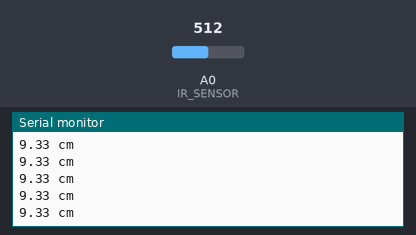
Simulated run of this sketch. Board: Arduino Uno, built with avr-gcc and run on an emulated ATmega328P. On the bench: the last lines printed to the serial monitor. The inputs (shaded band) are chosen by the test bench; at power-on: A0 (IR_SENSOR) = 512.

Above: at 1.2 s.
1.3 s: A0 (IR_SENSOR) set to 716
At 1.56 s:
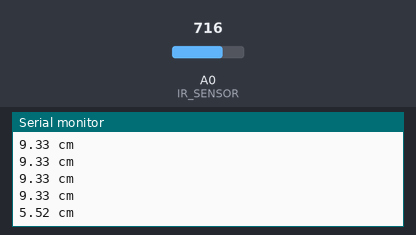
2.8 s: A0 (IR_SENSOR) set to 900
At 2.96 s:
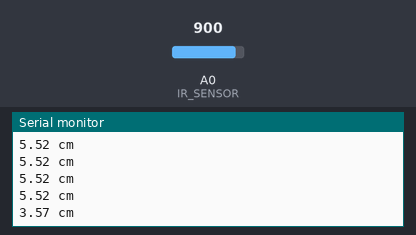
Timing chart, 0 to 5.8 s (numbered marks = the images above; inputs shaded):
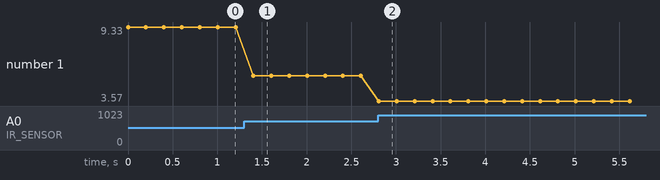

Measured:
- after the input at 1.3 s, the serial monitor: prints a new line after 0.10 s (image 1)
- after the input at 2.8 s, the serial monitor: prints a new line at once (image 2)
- plotted number 1: 9.33 → 5.52 after the input at 1.3 s, 5.52 → 3.57 after the input at 2.8 s

The sketch:

sketch_Infrared_distance_sensor.ino
```cpp
int IR_SENSOR = 0; // 類比讀取腳設為A0Sensor is connected to the analog A0
int intSensorResult = 0; //感測器結果
float fltSensorCalc = 0; //計算值
void setup()
{
Serial.begin(115200); // 設定與電腦的通訊以顯示結果串列監視器
}
void loop()
{
// read the value from the ir sensor

intSensorResult = analogRead(IR_SENSOR); //取得感測器值
fltSensorCalc = (6787.0 / (intSensorResult - 3.0)) - 4.0; //Calculate distance in cm

Serial.print(fltSensorCalc); //發送距離到計算機
Serial.println(" cm"); //Add cm to result
delay(200); //Wait
}
```
